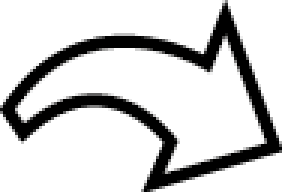
#> input picture PiDev/graphics/OffRedo.png, 94 x 64 px, found by its file name (shown 3 times larger)
$ python resizeSuff.py   (Python 2 division)   (older library calls are emulated)
#> lines starting #> are read from the running program, lines starting #| are printed output that depends on the picture
# global imports
import PIL
from PIL import Image
import sys
import os

# local imports
import constants as con


# main function
def resize_images(filedir):
#> called with filedir = '/home/pi/OutsideTheBox/D/PiDev/graphics/'
	files = os.listdir(filedir)
	for f in files:
		if ".png" in f:
			print "dealing with " + filedir + f
			img = Image.open(filedir + f)
#> img is the input picture: PIL image 94x64 RGBA; mean R, G, B, A 202.1, 202.1, 202.1, 117.5
			hpercent = (.8 * float(img.size[1])/float(img.size[1]))
#> hpercent = 0.8
			wsize = int((float(img.size[0]) * float(hpercent)))
#> wsize = 75
			img = img.resize((wsize, int(.8 * float(img.size[1])) ), PIL.Image.ANTIALIAS)
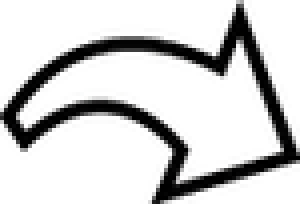
#> img: PIL image 75x51 RGBA (shown 4 times larger); mean R, G, B, A 70.4, 70.4, 70.4, 117.5; transparent parts drawn white
			img.save(con.TESTGRAPHICS + f)
#> pass 2 of the loop in resize_images, `for f in files:`:
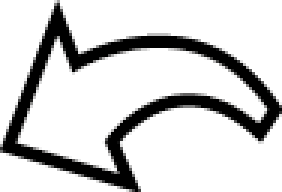
#> input picture PiDev/graphics/OffUndo.png, 94 x 64 px, found by its file name (shown 3 times larger)
#> in resize_images, img is the input picture: PIL image 94x64 RGBA; mean R, G, B, A 202, 202, 202, 117.5
#> in resize_images, `img = img.resize((wsize, int(.8 * float(img.size[1])) ), PIL.Image.ANT..`:
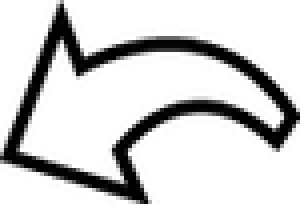
#> img: PIL image 75x51 RGBA (shown 4 times larger); mean R, G, B, A 70.4, 70.3, 70.3, 117.5; transparent parts drawn white
	print "done."


# main call
resize_images(con.GRAPHICS)
